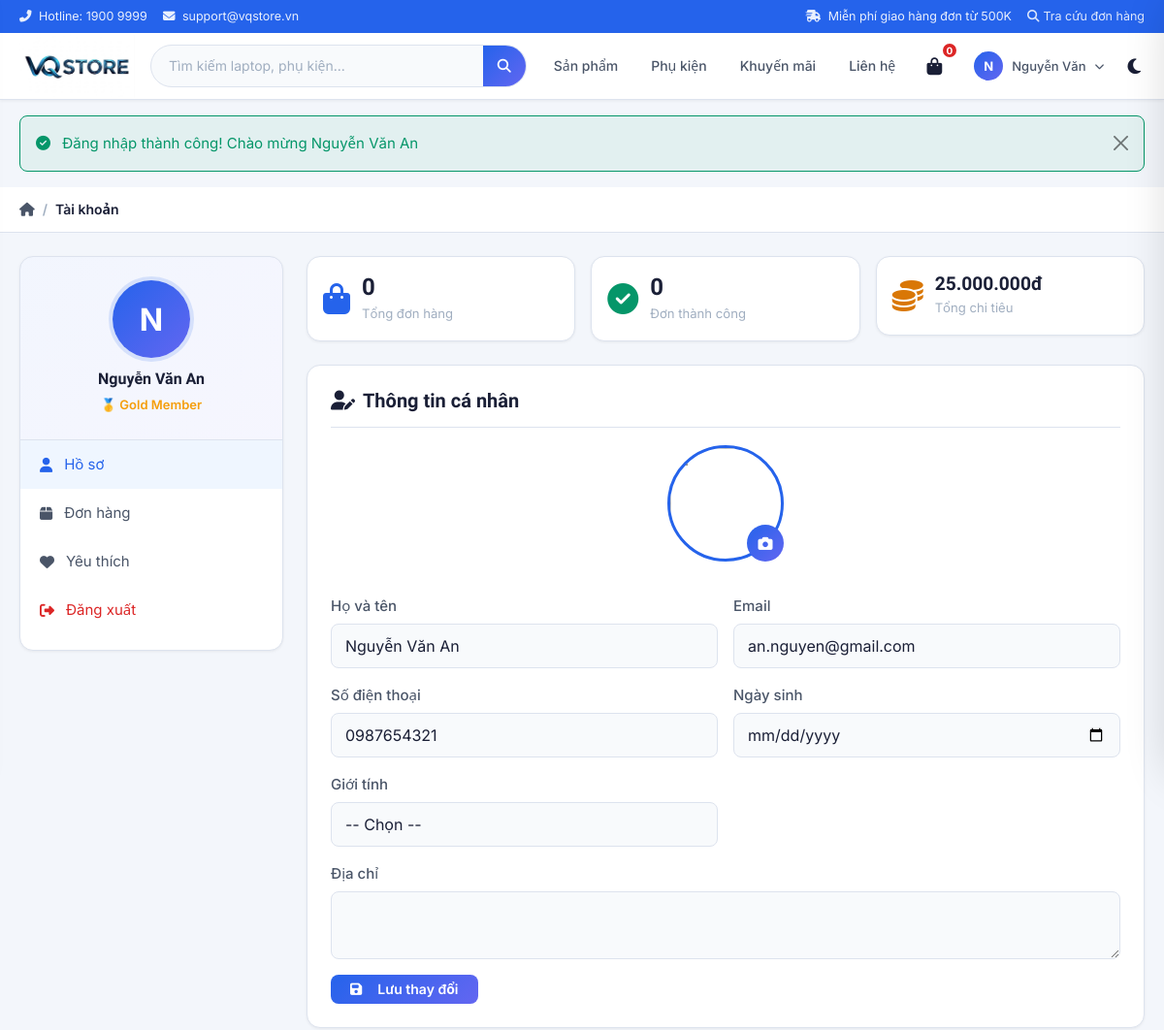
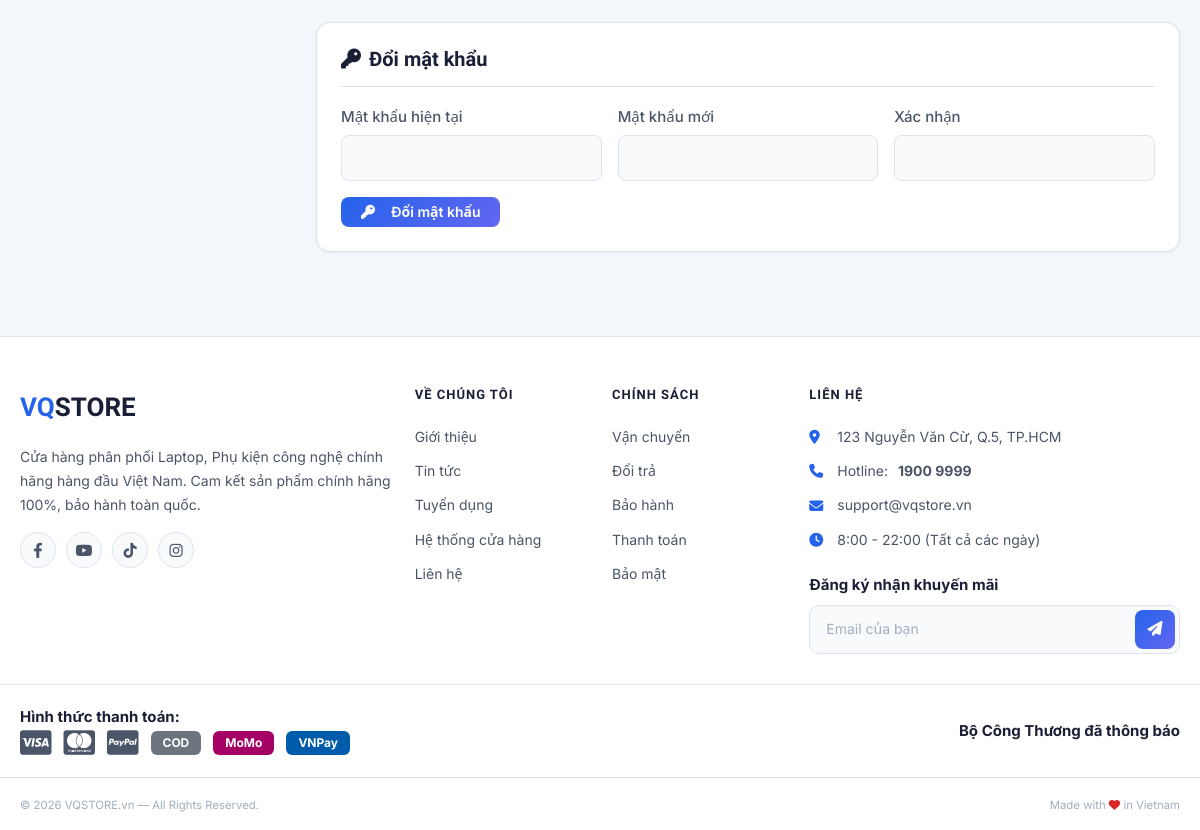
/account (signed in), run on the app's committed database (2 pictures, top to bottom).
### tables this page shows
CREATE TABLE `users` (
    `id` INT AUTO_INCREMENT PRIMARY KEY,
    `full_name` VARCHAR(100) NOT NULL,
    `email` VARCHAR(100) NOT NULL UNIQUE,
    `password` VARCHAR(255) DEFAULT NULL,
    `phone` VARCHAR(20) DEFAULT NULL,
    `avatar` VARCHAR(255) DEFAULT NULL,
    `birthday` DATE DEFAULT NULL,
    `gender` ENUM('male','female','other') DEFAULT NULL,
    `address` TEXT DEFAULT NULL,
    `rank` ENUM('silver','gold','diamond') DEFAULT 'silver',
    `total_spent` DECIMAL(15,2) DEFAULT 0,
    `total_orders` INT DEFAULT 0,
    `google_id` VARCHAR(100) DEFAULT NULL,
    `reset_token` VARCHAR(100) DEFAULT NULL,
    `reset_expires` DATETIME DEFAULT NULL,
    `status` ENUM('active','blocked') DEFAULT 'active',
    `created_at` TIMESTAMP DEFAULT CURRENT_TIMESTAMP,
    `updated_at` TIMESTAMP DEFAULT CURRENT_TIMESTAMP ON UPDATE CURRENT_TIMESTAMP,
    INDEX idx_email (email),
    INDEX idx_google (google_id)
);

### controllers/AccountController.php (called while the page is built, shortened)
<?php
require_once ROOT_PATH . '/models/User.php';
require_once ROOT_PATH . '/models/Order.php';
class AccountController {
    private $userModel;
    private $orderModel;
    public function __construct() {
        $this->userModel  = new User();
        $this->orderModel = new Order();
    }
    public function index() {
        $user         = $this->userModel->getById($_SESSION['user_id']);
        $totalOrders = count($this->orderModel->getByUser($_SESSION['user_id']));
        $successOrders = count($this->orderModel->getByUser($_SESSION['user_id'], 'completed'));
        require_once ROOT_PATH . '/views/account/profile.php';
    }
}

### includes/helpers.php (called while the page is built, shortened)
<?php
function isLoggedIn() {
    return isset($_SESSION['user_id']) && !empty($_SESSION['user_id']);
}
function getCurrentUser() {
    require_once ROOT_PATH . '/models/User.php';
    $userModel = new User();
    $cached = $userModel->getById($_SESSION['user_id']);
    return $cached;
}
function getCartCount() {
    if (isLoggedIn()) {
        require_once ROOT_PATH . '/models/Cart.php';
        $cart = new Cart();
        return $cart->count($_SESSION['user_id']);
    } else {
        return isset($_SESSION['cart']) ? array_sum(array_column($_SESSION['cart'], 'quantity')) : 0;
    }
}
function getUserRankInfo($rank) {
    $ranks = [
        'silver'  => ['name' => 'Silver',  'color' => '#94a3b8', 'icon' => '⭐'],
        'gold'    => ['name' => 'Gold',    'color' => '#f59e0b', 'icon' => '🥇'],
        'diamond' => ['name' => 'Diamond', 'color' => '#06b6d4', 'icon' => '💎'],
    ];
    return $ranks[$rank] ?? $ranks['silver'];
}

### config/database.php (called while the page is built, shortened)
<?php
class Database
{
    private static $instance = null;
    private $pdo;
    private function __construct()
    {
        $dsn = "mysql:host=" . DB_HOST . ";dbname=" . DB_NAME . ";charset=" . DB_CHARSET;
        $options = [
            PDO::ATTR_ERRMODE => PDO::ERRMODE_EXCEPTION,
            PDO::ATTR_DEFAULT_FETCH_MODE => PDO::FETCH_ASSOC,
            PDO::ATTR_EMULATE_PREPARES => false,
        ];
        try {
            $this->pdo = new PDO($dsn, DB_USER, DB_PASS, $options);
        } catch (PDOException $e) {
            if (DEBUG) {
                die("Database connection failed: " . $e->getMessage());
            } else {
                die("Database connection failed.");
            }
        }
    }
    public static function getInstance()
    {
        if (self::$instance === null) {
            self::$instance = new self();
        }
        return self::$instance;
    }
    public function query($sql, $params = [])
    {
        $stmt = $this->pdo->prepare($sql);
        $stmt->execute($params);
        return $stmt;
    }
    public function fetch($sql, $params = [])
    {
        return $this->query($sql, $params)->fetch();
    }
    public function fetchAll($sql, $params = [])
    {
        return $this->query($sql, $params)->fetchAll();
    }
}
function db()
{
    return Database::getInstance();
}

### models/Cart.php (called while the page is built, shortened)
<?php
class Cart {
    private $db;
    public function __construct() {
        $this->db = db();
    }
    public function count($userId = null) {
        if ($userId) {
            $row = $this->db->fetch(
                "SELECT COALESCE(SUM(quantity),0) AS c FROM carts WHERE user_id = ?",
                [$userId]
            );
            return $row['c'] ?? 0;
        }
        return array_sum(array_column($_SESSION['cart'], 'quantity'));
    }
}

### models/User.php (called while the page is built, shortened)
<?php
class User {
    private $db;
    public function __construct() {
        $this->db = db();
    }
    public function getById($id) {
        return $this->db->fetch("SELECT * FROM users WHERE id = ?", [$id]);
    }
}

### models/Order.php (called while the page is built, shortened)
<?php
class Order {
    private $db;
    public function __construct() {
        $this->db = db();
    }
    public function getByUser($userId, $status = null) {
        $sql = "SELECT * FROM orders WHERE user_id = ?";
        $params = [$userId];
        if ($status) {
            $sql .= " AND status = ?";
            $params[] = $status;
        }
        $sql .= " ORDER BY created_at DESC";
        return $this->db->fetchAll($sql, $params);
    }
}

### includes/functions.php (called while the page is built, shortened)
<?php
function formatPrice($amount) {
    return number_format($amount, 0, ',', '.') . 'đ';
}

### views/account/profile.php (the view, shortened to what this page needs)
<?php include ROOT_PATH . '/views/layouts/header.php'; ?>
<nav class="breadcrumb-wrap">
    <div class="container">
        <ol class="breadcrumb mb-0">
            <li class="breadcrumb-item"><a href="<?= SITE_URL ?>"><i class="fas fa-home"></i></a></li>
            <li class="breadcrumb-item active">Tài khoản</li>
        </ol>
    </div>
</nav>
<div class="container py-4">
    <div class="row g-4">
        <div class="col-lg-3">
            <div class="account-sidebar">
                <div class="account-user-card">
                    <div class="account-avatar">
                        <?php if (!empty($user['avatar'])): ?>
                            <img src="<?= imgUrl($user['avatar']) ?>" alt="">
                        <?php else: ?>
                            <span><?= mb_strtoupper(mb_substr($user['full_name'], 0, 1)) ?></span>
                        <?php endif; ?>
                    </div>
                    <h6 class="account-name"><?= htmlspecialchars($user['full_name']) ?></h6>
                    <?php $rank = getUserRankInfo($user['rank'] ?? 'silver'); ?>
                    <span class="account-rank" style="color:<?= $rank['color'] ?>">
                        <?= $rank['icon'] ?> <?= $rank['name'] ?> Member
                    </span>
                </div>
                <ul class="account-nav">
                    <li><a href="<?= SITE_URL ?>/account" class="active"><i class="fas fa-user"></i> Hồ sơ</a></li>
                    <li><a href="<?= SITE_URL ?>/order"><i class="fas fa-box"></i> Đơn hàng</a></li>
                    <li><a href="<?= SITE_URL ?>/wishlist"><i class="fas fa-heart"></i> Yêu thích</a></li>
                    <li><a href="<?= SITE_URL ?>/auth/logout" class="text-danger"><i class="fas fa-sign-out-alt"></i> Đăng xuất</a></li>
                </ul>
            </div>
        </div>
        <div class="col-lg-9">
            <div class="row g-3 mb-4">
                <div class="col-md-4">
                    <div class="stat-card-user">
                        <i class="fas fa-shopping-bag stat-icon-user"></i>
                        <div>
                            <h3><?= $totalOrders ?></h3>
                            <small>Tổng đơn hàng</small>
                        </div>
                    </div>
                </div>
                <div class="col-md-4">
                    <div class="stat-card-user">
                        <i class="fas fa-check-circle stat-icon-user text-success"></i>
                        <div>
                            <h3><?= $successOrders ?></h3>
                            <small>Đơn thành công</small>
                        </div>
                    </div>
                </div>
                <div class="col-md-4">
                    <div class="stat-card-user">
                        <i class="fas fa-coins stat-icon-user text-warning"></i>
                        <div>
                            <h3 style="font-size:1.2rem"><?= formatPrice($user['total_spent']) ?></h3>
                            <small>Tổng chi tiêu</small>
                        </div>
                    </div>
                </div>
            </div>
            <div class="checkout-card">
                <h5 class="checkout-card-title"><i class="fas fa-user-edit me-2"></i>Thông tin cá nhân</h5>
                <form method="POST" action="<?= SITE_URL ?>/account/update" enctype="multipart/form-data">
                    <div class="text-center mb-4">
                        <div class="avatar-upload-wrap">
                            <img id="avatarPreview"
                                 src="<?= !empty($user['avatar']) ? imgUrl($user['avatar']) : ASSETS_URL . '/images/no-avatar.png' ?>"
                                 alt="" class="avatar-preview"
                                 onerror="this.onerror=null; this.src='<?= ASSETS_URL ?>/images/no-avatar.png'">
                            <label class="btn-avatar-upload">
                                <i class="fas fa-camera"></i>
                            </label>
                        </div>
                    </div>
                    <div class="row g-3">
                        <div class="col-md-6">
                            <label class="form-label">Họ và tên</label>
                            <input type="text" name="full_name" class="form-control form-tech" required
                                   value="<?= htmlspecialchars($user['full_name']) ?>">
                        </div>
                        <div class="col-md-6">
                            <label class="form-label">Email</label>
                            <input type="email" class="form-control form-tech" readonly
                                   value="<?= htmlspecialchars($user['email']) ?>">
                        </div>
                        <div class="col-md-6">
                            <label class="form-label">Số điện thoại</label>
                            <input type="tel" name="phone" class="form-control form-tech"
                                   value="<?= htmlspecialchars($user['phone'] ?? '') ?>">
                        </div>
                        <div class="col-md-6">
                            <label class="form-label">Ngày sinh</label>
                            <input type="date" name="birthday" class="form-control form-tech"
                                   value="<?= htmlspecialchars($user['birthday'] ?? '') ?>">
                        </div>
                        <div class="col-md-6">
                            <label class="form-label">Giới tính</label>
                            <select name="gender" class="form-control form-tech">
                                <option value="">-- Chọn --</option>
                            </select>
                        </div>
                        <div class="col-12">
                            <label class="form-label">Địa chỉ</label>
                            <textarea name="address" class="form-control form-tech" rows="2"><?= htmlspecialchars($user['address'] ?? '') ?></textarea>
                        </div>
                        <div class="col-12">
                            <button type="submit" class="btn btn-tech">
                                <i class="fas fa-save me-2"></i>Lưu thay đổi
                            </button>
                        </div>
                    </div>
                </form>
            </div>
            <div class="checkout-card mt-4">
                <h5 class="checkout-card-title"><i class="fas fa-key me-2"></i>Đổi mật khẩu</h5>
                <form method="POST" action="<?= SITE_URL ?>/account/update">
                    <div class="row g-3">
                        <div class="col-md-4">
                            <label class="form-label">Mật khẩu hiện tại</label>
                            <input type="password" name="current_password" class="form-control form-tech" required>
                        </div>
                        <div class="col-md-4">
                            <label class="form-label">Mật khẩu mới</label>
                            <input type="password" name="new_password" class="form-control form-tech" required minlength="6">
                        </div>
                        <div class="col-md-4">
                            <label class="form-label">Xác nhận</label>
                            <input type="password" name="confirm_password" class="form-control form-tech" required minlength="6">
                        </div>
                        <div class="col-12">
                            <button type="submit" class="btn btn-tech">
                                <i class="fas fa-key me-2"></i>Đổi mật khẩu
                            </button>
                        </div>
                    </div>
                </form>
            </div>
        </div>
    </div>
</div>
<?php include ROOT_PATH . '/views/layouts/footer.php'; ?>

### views/layouts/navbar.php (shortened to what this page needs)
<nav class="navbar-main">
    <div class="container">
        <div class="navbar-row">
            <a href="<?= SITE_URL ?>" class="nav-logo">
                <img src="<?= ASSETS_URL ?>/images/logo_VQSTORE.webp" alt="Laptop Store" style="height:65px;width:auto;display:block;">
            </a>
            <div class="nav-search-wrap">
                <form action="<?= SITE_URL ?>/products" method="GET" class="nav-search-form" id="searchForm">
                    <input type="text" name="q" id="searchInput"
                           placeholder="Tìm kiếm laptop, phụ kiện..."
                           autocomplete="off"
                           value="<?= htmlspecialchars($_GET['q'] ?? '') ?>">
                    <button type="submit" aria-label="Tìm kiếm">
                        <i class="fas fa-search"></i>
                    </button>
                </form>
            </div>
            <div class="nav-right">
                <a href="<?= SITE_URL ?>/products"
                   class="nav-link-plain" style="display:none" id="navSP">Sản phẩm</a>
                <a href="<?= SITE_URL ?>/products?type=phu-kien"
                   class="nav-link-plain" style="display:none" id="navPK">Phụ kiện</a>
                <a href="<?= SITE_URL ?>/khuyen-mai"
                   class="nav-link-plain" style="display:none" id="navKM">Khuyến mãi</a>
                <a href="<?= SITE_URL ?>/contact"
                   class="nav-link-plain" style="display:none" id="navLH">Liên hệ</a>
                <button class="nav-icon-btn cart-toggle" id="cartToggleBtn" title="Giỏ hàng">
                    <i class="fas fa-shopping-bag"></i>
                    <span class="nav-badge" id="cartBadgeNav"><?= $cartCount ?></span>
                </button>
                <?php if (isLoggedIn() && $currentUser): ?>
                <div class="nav-item">
                    <button class="nav-link-btn nav-user-btn">
                        <div class="nav-user-avatar">
                            <?php if (!empty($currentUser['avatar'])): ?>
                                <img src="<?= imgUrl($currentUser['avatar']) ?>" alt="">
                            <?php else: ?>
                                <span><?= mb_strtoupper(mb_substr($currentUser['full_name'], 0, 1)) ?></span>
                            <?php endif; ?>
                        </div>
                        <span class="d-none d-xl-inline" style="font-size:13px;max-width:88px;overflow:hidden;text-overflow:ellipsis;white-space:nowrap;margin-left:4px">
                            <?= htmlspecialchars(mb_substr($currentUser['full_name'], 0, 10)) ?>
                        </span>
                        <i class="fas fa-chevron-down" style="font-size:10px;margin-left:4px"></i>
                    </button>
                </div>
                <?php endif; ?>
                <button class="nav-theme-btn" id="themeToggle" title="Chuyển sáng/tối">
                    <i class="fas fa-moon" id="themeIcon"></i>
                </button>
            </div>
        </div>
    </div>
</nav>

### data on the page
users: full_name "N", full_name "Nguyễn Văn", full_name "Nguyễn Văn An", rank "🥇", rank "Gold", total_spent "25.000.000đ", email "an.nguyen@gmail.com", phone "0987654321"

### other printed values
$cartCount "0"
$flash['message'] "Đăng nhập thành công! Chào mừng Nguyễn Văn An"
$totalOrders "0"
$successOrders "0"
